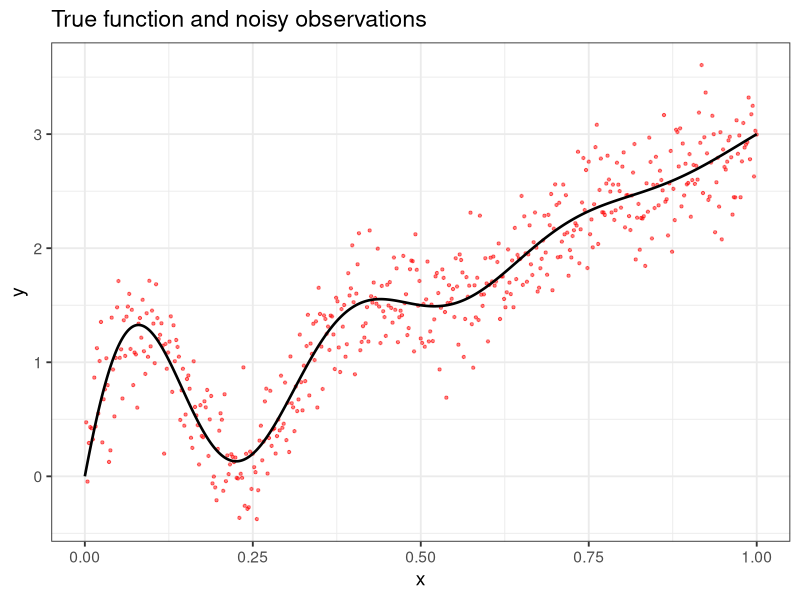
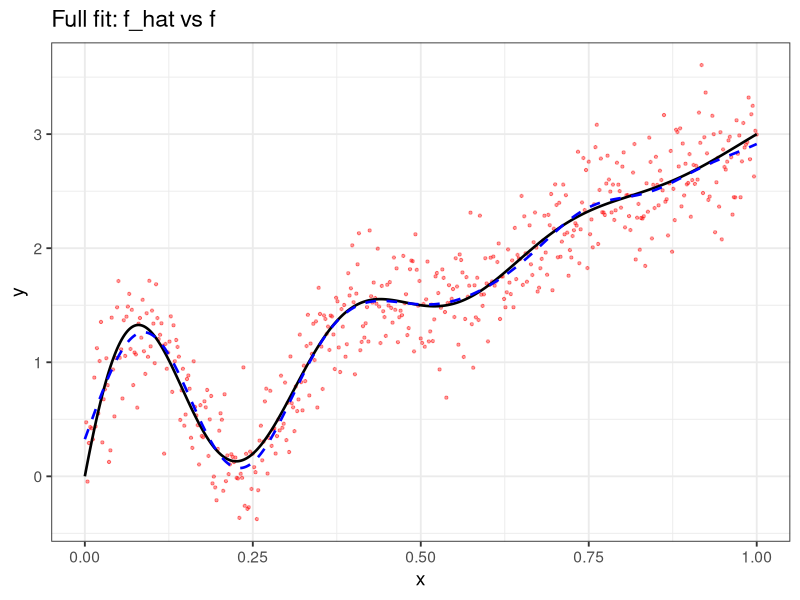
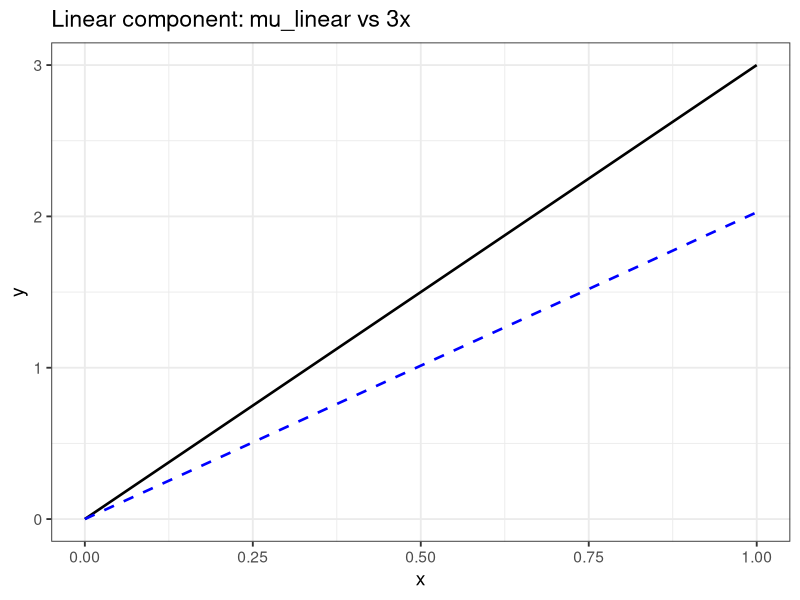
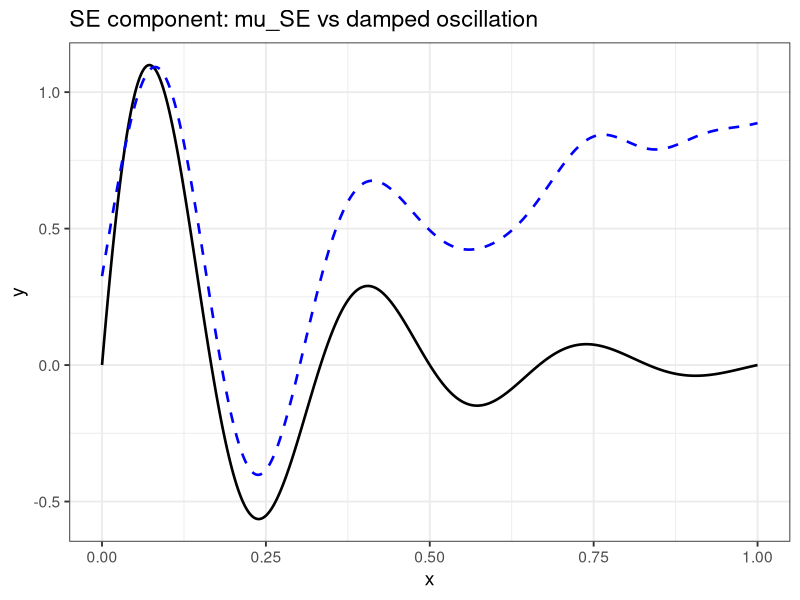

These figures' R source, in order:
library(ggplot2)

# --- Function and data ---
f <- function(x) 3*x + 1.5 * sin(6*pi*x) * exp(-4*x)

set.seed(42)
n      <- 500
x_obs  <- (1:n) / n
y_obs  <- f(x_obs) + rnorm(n, 0, 0.3)

x_plot <- seq(0, 1, length.out = 1000)
y_plot <- f(x_plot)

df_true <- data.frame(x = x_plot, y = y_plot)
df_obs  <- data.frame(x = x_obs,  y = y_obs)

# --- Plot ---
ggplot() +
  geom_point(data = df_obs,  aes(x = x, y = y),
             color = "red", size = 0.8, alpha = 0.5) +
  geom_line(data = df_true, aes(x = x, y = y),
            color = "black", linewidth = 0.9) +
  labs(x = "x", y = "y",
       title = "True function and noisy observations") +
  theme_bw(base_size = 14)

  # --- Kernels ---
k_linear <- function(x1, x2, sigma_b = 1) {
  sigma_b^2 * outer(x1, x2, "*")
}

k_se <- function(x1, x2, sigma_f = 1, ell = 0.1) {
  d <- outer(x1, x2, "-")
  sigma_f^2 * exp(-d^2 / (2 * ell^2))
}

# --- Gram matrices and alpha* ---
sigma_noise <- 0.3

K_lin_XX <- k_linear(x_obs, x_obs)
K_se_XX  <- k_se(x_obs, x_obs)
K_XX     <- K_lin_XX + K_se_XX

C        <- K_XX + sigma_noise^2 * diag(n)
alpha    <- solve(C, y_obs)

# --- Posterior mean decomposition at test points ---
K_lin_Xx <- k_linear(x_plot, x_obs)
K_se_Xx  <- k_se(x_plot, x_obs)

mu_linear <- K_lin_Xx %*% alpha
mu_se     <- K_se_Xx  %*% alpha
mu_full   <- mu_linear + mu_se

# --- Plots ---
df_decomp <- data.frame(
  x          = x_plot,
  mu_full    = mu_full,
  mu_linear  = mu_linear,
  mu_se      = mu_se,
  f_true     = y_plot,
  f_linear   = 3 * x_plot,
  f_se       = 1.5 * sin(6 * pi * x_plot) * exp(-4 * x_plot)
)

# --- Plots ---
df_decomp <- data.frame(
  x          = x_plot,
  mu_full    = mu_full,
  mu_linear  = mu_linear,
  mu_se      = mu_se,
  f_true     = y_plot,
  f_linear   = 3 * x_plot,
  f_se       = 1.5 * sin(6 * pi * x_plot) * exp(-4 * x_plot)
)

# Full fit vs truth
ggplot(df_decomp) +
  geom_point(data = df_obs, aes(x = x, y = y), color = "red", size = 0.8, alpha = 0.4) +
  geom_line(aes(x = x, y = f_true),  color = "black", linewidth = 0.9) +
  geom_line(aes(x = x, y = mu_full), color = "blue",  linewidth = 0.9, linetype = "dashed") +
  labs(title = "Full fit: f_hat vs f", x = "x", y = "y") +
  theme_bw(base_size = 14)

# Linear component
ggplot(df_decomp) +
  geom_line(aes(x = x, y = f_linear),  color = "black", linewidth = 0.9) +
  geom_line(aes(x = x, y = mu_linear), color = "blue",  linewidth = 0.9, linetype = "dashed") +
  labs(title = "Linear component: mu_linear vs 3x", x = "x", y = "y") +
  theme_bw(base_size = 14)

# SE component
ggplot(df_decomp) +
  geom_line(aes(x = x, y = f_se),  color = "black", linewidth = 0.9) +
  geom_line(aes(x = x, y = mu_se), color = "blue",  linewidth = 0.9, linetype = "dashed") +
  labs(title = "SE component: mu_SE vs damped oscillation", x = "x", y = "y") +
  theme_bw(base_size = 14)
